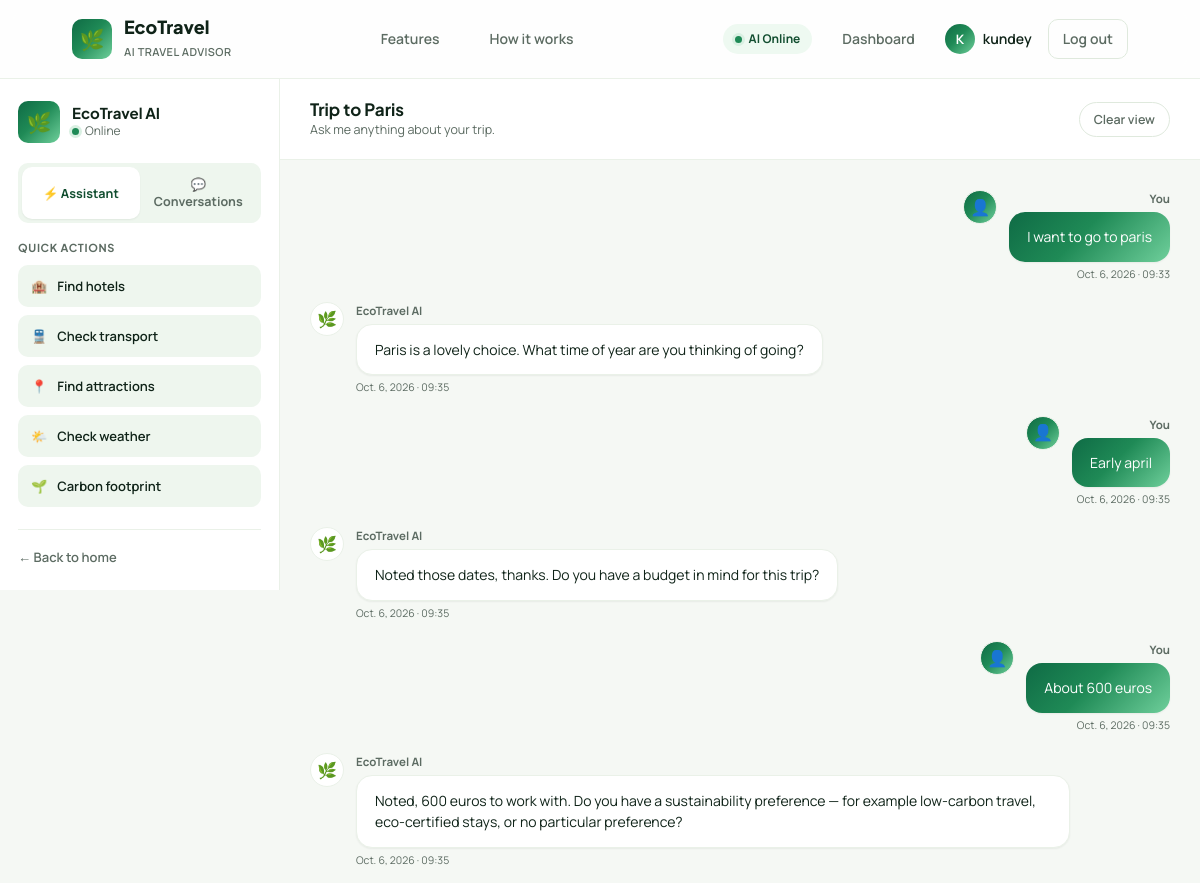
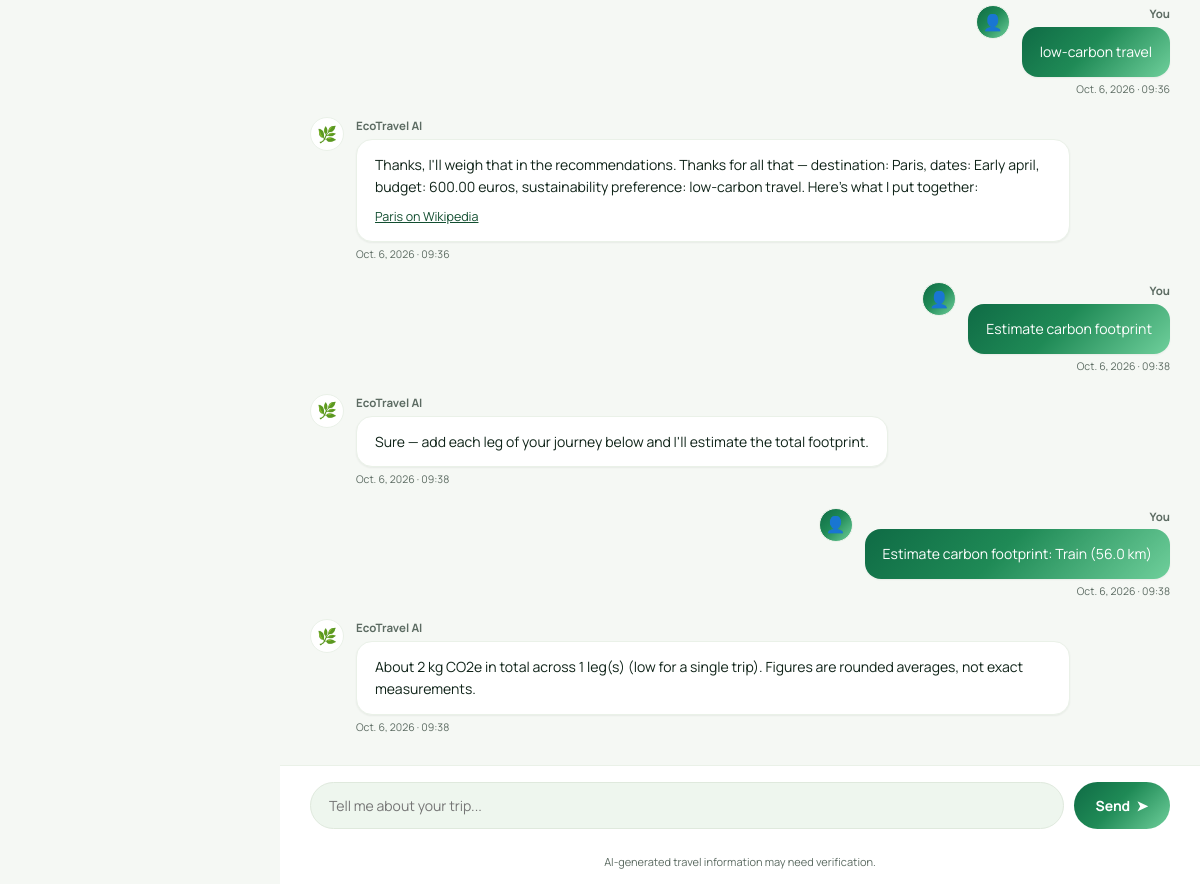
The page /chatbot/chat/4/ (signed in) on the database its author committed (2 pictures, top to bottom).
### chatbot/models.py (models this page shows, shortened)
class Conversation(models.Model):
    session_id = models.CharField(
        max_length=100,
        unique=True,
    )
    user = models.ForeignKey(
        settings.AUTH_USER_MODEL,
        on_delete=models.SET_NULL,
        null=True,
        blank=True,
        related_name="conversations",
    )
    destination = models.CharField(
        max_length=255,
        blank=True,
        null=True,
    )
    dates = models.CharField(
        max_length=255,
        blank=True,
        null=True,
    )
    budget = models.DecimalField(
        max_digits=12,
        decimal_places=2,
        blank=True,
        null=True,
    )
    currency = models.CharField(
        max_length=10,
        blank=True,
        null=True,
    )
    sustainability_level = models.CharField(
        max_length=50,
        blank=True,
        null=True,
    )
    destination_lat = models.FloatField(
        blank=True,
        null=True,
    )
    destination_lon = models.FloatField(
        blank=True,
        null=True,
    )
    extra_entities = models.JSONField(
        default=dict,
        blank=True,
    )
    pending_action = models.CharField(
        max_length=64,
        blank=True,
        null=True,
    )
    fallback_count = models.IntegerField(
        default=0,
    )
    handed_over = models.BooleanField(
        default=False,
    )
    created_at = models.DateTimeField(
        auto_now_add=True,
    )
    updated_at = models.DateTimeField(
        auto_now=True,
    )
    class Meta:
        ordering = ["-updated_at"]
    @property
    def title(self):
        if self.destination:
            return f"Trip to {self.destination}"
        first_user_message = self.messages.filter(sender="user").first()
        if first_user_message and first_user_message.text:
            text = first_user_message.text.strip()
            return text if len(text) <= 40 else text[:37] + "..."
        return "New conversation"
    @property
    def preview(self):
        last_message = self.messages.last()
        if not last_message or not last_message.text:
            return "No messages yet"
        text = last_message.text.strip()
        return text if len(text) <= 60 else text[:57] + "..."

class Message(models.Model):
    SENDER_USER = "user"
    SENDER_BOT = "bot"
    SENDER_CHOICES = [
        (SENDER_USER, "User"),
        (SENDER_BOT, "Bot"),
    ]
    conversation = models.ForeignKey(
        Conversation,
        on_delete=models.CASCADE,
        related_name="messages",
    )
    sender = models.CharField(
        max_length=10,
        choices=SENDER_CHOICES,
    )
    text = models.TextField(
        blank=True,
    )
    links = models.JSONField(
        default=list,
        blank=True,
    )
    created_at = models.DateTimeField(
        auto_now_add=True,
    )
    class Meta:
        ordering = ["created_at"]
    @property
    def day(self):
        return self.created_at.date()
    @property
    def time(self):
        return self.created_at.time()

### chatbot/views.py (the view)
# urls.py: path("chat/", views.chat, name="chat"),
@login_required(login_url="chatbot:login")
@consent_required
def chat(request, conversation_id=None):
    conversation = get_conversation(request, conversation_id=conversation_id)
    history = conversation.messages.all()
    conversations = request.user.conversations.all()
    return render(
        request,
        "chatbot/chat.html",
        {
            "conversation": conversation,
            "history": history,
            "conversations": conversations,
        },
    )

### chatbot/consent.py (called while the page is built)
def current_version():
    return getattr(settings, "PRIVACY_POLICY_VERSION", "1.0")

def has_consent(user):
    return user.is_authenticated and UserConsent.objects.filter(
        user=user, policy_version=current_version()
    ).exists()

def _wrap(view, api):
    @wraps(view)
    def wrapper(request, *args, **kwargs):
        if not has_consent(request.user):
            if api:
                return JsonResponse({"error": "consent_required"}, status=403)
            return redirect("chatbot:consent")
        return view(request, *args, **kwargs)
    return wrapper

### chatbot/router.py (called while the page is built, shortened)
def _get_by_id_for_owner(request, conversation_id):
    try:
        conversation = Conversation.objects.get(pk=conversation_id)
    except Conversation.DoesNotExist:
        return None
    if request.user.is_authenticated:
        if conversation.user_id == request.user.id:
            return conversation
        return None
    if conversation.session_id == request.session.session_key:
        return conversation
    return None

def get_conversation(request, conversation_id=None):
    if not request.session.session_key:
        request.session.create()
    if conversation_id is not None:
        conversation = _get_by_id_for_owner(request, conversation_id)
        if conversation:
            request.session[ACTIVE_CONVERSATION_SESSION_KEY] = conversation.pk
            return conversation

### chatbot/templates/chatbot/chat.html (shortened to what this page needs)
{% extends "chatbot/base.html" %}
{% load static %}
{% block body_class %}dashboard-page{% endblock %}
{% block content %}
<div class="chat-page">
    <aside class="chat-sidebar">
        <div class="sidebar-header">
            <div class="assistant-avatar">
                🌿
            </div>
            <div>
                <h3>EcoTravel AI</h3>
                <span>
                    <span class="status-dot"></span>
                    Online
                </span>
            </div>
        </div>
        <div class="sidebar-tabs">
            <button type="button" class="sidebar-tab active" data-tab="actions" onclick="switchSidebarTab('actions')">
                ⚡ Assistant
            </button>
            <button type="button" class="sidebar-tab" data-tab="conversations" onclick="switchSidebarTab('conversations')">
                💬 Conversations
            </button>
        </div>
        <div class="sidebar-panel" data-panel="actions">
            <div class="sidebar-section">
                <h4>Quick actions</h4>
                <button class="quick-action" onclick="sendQuickMessage('Find hotels')">
                    🏨
                    <span>Find hotels</span>
                </button>
                <button class="quick-action" onclick="sendQuickMessage('Check transport')">
                    🚆
                    <span>Check transport</span>
                </button>
                <button class="quick-action" onclick="sendQuickMessage('Show attractions')">
                    📍
                    <span>Find attractions</span>
                </button>
                <button class="quick-action" onclick="sendQuickMessage('What is the weather?')">
                    🌤️
                    <span>Check weather</span>
                </button>
                <button class="quick-action" onclick="sendQuickMessage('Estimate carbon footprint')">
                    🌱
                    <span>Carbon footprint</span>
                </button>
            </div>
        </div>
        <div class="sidebar-bottom">
            <a href="{% url 'chatbot:home' %}" class="back-home">
                ← Back to home
            </a>
        </div>
    </aside>
    <section class="chat-container">
        <div class="chat-header">
            <div>
                <h2>{{ conversation.title|default:"Travel Assistant" }}</h2>
                <p>Ask me anything about your trip.</p>
            </div>
            <button class="clear-button" onclick="clearChat()">
                Clear view
            </button>
        </div>
        <div id="chatMessages" class="chat-messages">
            {% if history %}
                {% for msg in history %}
                    {% if msg.sender == "bot" %}
                        <div class="message bot-message">
                            <div class="message-avatar">🌿</div>
                            <div class="message-content">
                                <div class="message-name">EcoTravel AI</div>
                                <div class="message-bubble">
                                    {{ msg.text|linebreaksbr }}
                                    {% if msg.links %}
                                        <div class="message-links">
                                            {% for link in msg.links %}
                                                <a href="{{ link.url }}" target="_blank" rel="noopener">{{ link.label }}</a>
                                            {% endfor %}
                                        </div>
                                    {% endif %}
                                </div>
                                <div class="message-timestamp">{{ msg.day }} · {{ msg.time|time:"H:i" }}</div>
                            </div>
                        </div>
                    {% else %}
                        <div class="message user-message">
                            <div class="message-content">
                                <div class="message-name">You</div>
                                <div class="message-bubble">{{ msg.text }}</div>
                                <div class="message-timestamp">{{ msg.day }} · {{ msg.time|time:"H:i" }}</div>
                            </div>
                            <div class="message-avatar user-avatar">👤</div>
                        </div>
                    {% endif %}
                {% endfor %}
            {% endif %}
        </div>
        <form id="chatForm" class="chat-input-area">
            <input
                type="text"
                id="messageInput"
                name="message"
                placeholder="Tell me about your trip..."
                autocomplete="off"
                required
            >
            <button type="submit" class="send-button">
                <span>Send</span>
                <span>➤</span>
            </button>
        </form>
        <div class="input-hint">
            AI-generated travel information may need verification.
        </div>
    </section>
</div>
{% endblock %}

### chatbot/templates/chatbot/base.html (shortened to what this page needs)
{% load static %}
<!DOCTYPE html>
<html lang="en">
<head>
    <link rel="stylesheet" href="{% static 'chatbot/css/style.css' %}">
</head>
<body class="{% block body_class %}{% endblock %}">
<div class="app-shell">
    <header class="navbar">
        <a href="{% url 'chatbot:home' %}" class="brand">
            <div class="brand-icon">🌿</div>
            <div class="brand-text">
                <h1>EcoTravel</h1>
                <span>AI Travel Advisor</span>
            </div>
        </a>
        <nav class="nav-links">
            <a href="{% url 'chatbot:home' %}#features" class="nav-link">Features</a>
            <a href="{% url 'chatbot:home' %}#how-it-works" class="nav-link">How it works</a>
        </nav>
        <div class="nav-right">
            <div class="nav-status">
                <span class="status-dot"></span>
                AI Online
            </div>
            {% if user.is_authenticated %}
                <a href="{% url 'chatbot:chat' %}" class="nav-link">Dashboard</a>
                <div class="nav-user">
                    <span class="nav-user-avatar">{{ user.username|slice:":1"|upper }}</span>
                    <span class="nav-username">{{ user.username }}</span>
                </div>
                <a href="{% url 'chatbot:logout' %}" class="nav-link nav-link-ghost">Log out</a>
            {% else %}
                <a href="{% url 'chatbot:login' %}" class="nav-link">Log in</a>
                <a href="{% url 'chatbot:signup' %}" class="nav-link nav-link-cta">Get started</a>
            {% endif %}
        </div>
    </header>
    <main class="app-main">
        {% block content %}
        {% endblock %}
    </main>
</div>
</body>
</html>

### rows shown on the page
Conversation: title "Trip to Paris"
Message: text "I want to go to paris", day "Oct. 6, 2026", time "09:33"
Message: text "Paris is a lovely choice. What time of year are you thinking of going?", day "Oct. 6, 2026", time "09:35"
Message: text "Early april", day "Oct. 6, 2026", time "09:35"
Message: text "Noted those dates, thanks. Do you have a budget in mind for this trip?", day "Oct. 6, 2026", time "09:35"
Message: text "About 600 euros", day "Oct. 6, 2026", time "09:35"
Message: text "Noted, 600 euros to work with. Do you have a sustainability preference — for example low-carbon travel, eco-certified stays, or no particular preference?", day "Oct. 6, 2026", time "09:35"
Message: text "low-carbon travel", day "Oct. 6, 2026", time "09:36"
Message: text "Thanks, I'll weigh that in the recommendations. Thanks for all that — destination: Paris, dates: Early april, budget: 600.00 euros, sustainability preference: low-carbon travel. Here's what I put together:", label "Paris on Wikipedia", day "Oct. 6, 2026", time "09:36"
Message: text "Estimate carbon footprint", day "Oct. 6, 2026", time "09:38"
Message: text "Sure — add each leg of your journey below and I'll estimate the total footprint.", day "Oct. 6, 2026", time "09:38"
Message: text "Estimate carbon footprint: Train (56.0 km)", day "Oct. 6, 2026", time "09:38"
Message: text "About 2 kg CO2e in total across 1 leg(s) (low for a single trip). Figures are rounded averages, not exact measurements.", day "Oct. 6, 2026", time "09:38"

### other values the page prints
{{ user.username|slice:":1"|upper }} "K"
{{ user.username }} "kundey"
